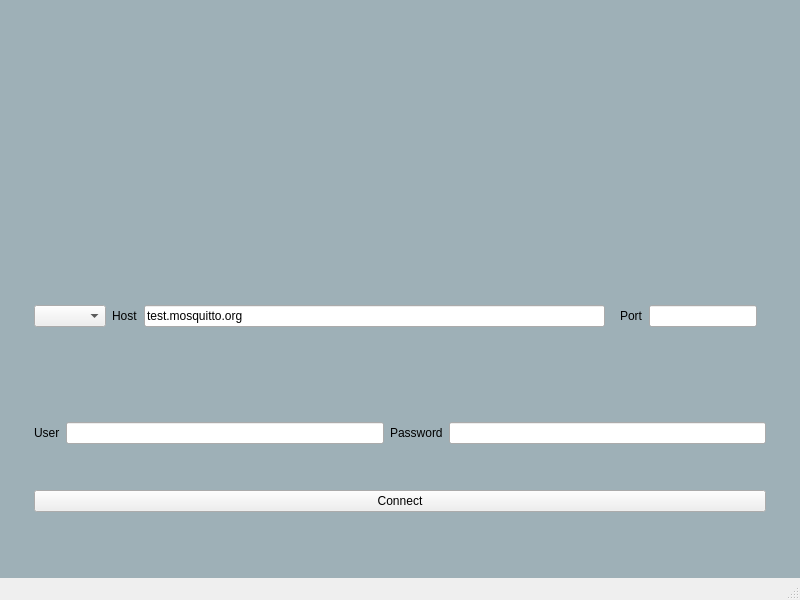
<?xml version="1.0" encoding="UTF-8"?>
<ui version="4.0">
 <class>Login</class>
 <widget class="QMainWindow" name="Login">
  <property name="geometry">
   <rect>
    <x>0</x>
    <y>0</y>
    <width>800</width>
    <height>600</height>
   </rect>
  </property>
  <property name="windowTitle">
   <string>MainWindow</string>
  </property>
  <property name="styleSheet">
   <string notr="true">#centralwidget {background: rgba(32, 80, 96, 100); }</string>
  </property>
  <widget class="QWidget" name="centralwidget">
   <layout class="QVBoxLayout" name="verticalLayout">
    <item>
     <spacer name="verticalSpacer_2">
      <property name="orientation">
       <enum>Qt::Vertical</enum>
      </property>
      <property name="sizeType">
       <enum>QSizePolicy::Fixed</enum>
      </property>
      <property name="sizeHint" stdset="0">
       <size>
        <width>20</width>
        <height>10</height>
       </size>
      </property>
     </spacer>
    </item>
    <item>
     <layout class="QHBoxLayout" name="horizontalLayout">
      <property name="leftMargin">
       <number>0</number>
      </property>
      <property name="topMargin">
       <number>0</number>
      </property>
      <item>
       <widget class="QLabel" name="logo">
        <property name="sizePolicy">
         <sizepolicy hsizetype="Fixed" vsizetype="Fixed">
          <horstretch>0</horstretch>
          <verstretch>0</verstretch>
         </sizepolicy>
        </property>
        <property name="minimumSize">
         <size>
          <width>600</width>
          <height>150</height>
         </size>
        </property>
        <property name="styleSheet">
         <string notr="true">border-image: url(:/images/mqtt-logo.png);
</string>
        </property>
        <property name="text">
         <string/>
        </property>
       </widget>
      </item>
     </layout>
    </item>
    <item>
     <spacer name="verticalSpacer_3">
      <property name="orientation">
       <enum>Qt::Vertical</enum>
      </property>
      <property name="sizeType">
       <enum>QSizePolicy::Fixed</enum>
      </property>
      <property name="sizeHint" stdset="0">
       <size>
        <width>20</width>
        <height>40</height>
       </size>
      </property>
     </spacer>
    </item>
    <item>
     <layout class="QHBoxLayout" name="horizontalLayout_2">
      <property name="topMargin">
       <number>0</number>
      </property>
      <item>
       <widget class="QWidget" name="loginForm" native="true">
        <property name="sizePolicy">
         <sizepolicy hsizetype="Fixed" vsizetype="Fixed">
          <horstretch>0</horstretch>
          <verstretch>0</verstretch>
         </sizepolicy>
        </property>
        <property name="minimumSize">
         <size>
          <width>750</width>
          <height>200</height>
         </size>
        </property>
        <layout class="QVBoxLayout" name="verticalLayout_2">
         <property name="topMargin">
          <number>1</number>
         </property>
         <property name="bottomMargin">
          <number>1</number>
         </property>
         <item>
          <layout class="QHBoxLayout" name="horizontalLayout_3">
           <item>
            <widget class="QComboBox" name="protocol"/>
           </item>
           <item>
            <widget class="QLabel" name="label">
             <property name="text">
              <string>Host</string>
             </property>
            </widget>
           </item>
           <item>
            <widget class="QLineEdit" name="host">
             <property name="text">
              <string>test.mosquitto.org</string>
             </property>
            </widget>
           </item>
           <item>
            <widget class="QWidget" name="horizontalWidget_4" native="true">
             <property name="sizePolicy">
              <sizepolicy hsizetype="Fixed" vsizetype="Fixed">
               <horstretch>0</horstretch>
               <verstretch>0</verstretch>
              </sizepolicy>
             </property>
             <property name="minimumSize">
              <size>
               <width>100</width>
               <height>200</height>
              </size>
             </property>
             <layout class="QHBoxLayout" name="horizontalLayout_5">
              <item>
               <widget class="QLabel" name="label_2">
                <property name="text">
                 <string>Port</string>
                </property>
               </widget>
              </item>
              <item>
               <widget class="QLineEdit" name="port"/>
              </item>
             </layout>
            </widget>
           </item>
          </layout>
         </item>
         <item>
          <layout class="QHBoxLayout" name="horizontalLayout_7">
           <item>
            <widget class="QLabel" name="label_3">
             <property name="text">
              <string>User</string>
             </property>
            </widget>
           </item>
           <item>
            <widget class="QLineEdit" name="user"/>
           </item>
           <item>
            <widget class="QLabel" name="label_4">
             <property name="text">
              <string>Password</string>
             </property>
            </widget>
           </item>
           <item>
            <widget class="QLineEdit" name="password"/>
           </item>
          </layout>
         </item>
         <item>
          <spacer name="verticalSpacer_4">
           <property name="orientation">
            <enum>Qt::Vertical</enum>
           </property>
           <property name="sizeHint" stdset="0">
            <size>
             <width>20</width>
             <height>40</height>
            </size>
           </property>
          </spacer>
         </item>
         <item>
          <widget class="QPushButton" name="connect">
           <property name="text">
            <string>Connect</string>
           </property>
          </widget>
         </item>
        </layout>
       </widget>
      </item>
     </layout>
    </item>
    <item>
     <spacer name="verticalSpacer">
      <property name="orientation">
       <enum>Qt::Vertical</enum>
      </property>
      <property name="sizeHint" stdset="0">
       <size>
        <width>20</width>
        <height>40</height>
       </size>
      </property>
     </spacer>
    </item>
   </layout>
  </widget>
  <widget class="QMenuBar" name="menubar">
   <property name="geometry">
    <rect>
     <x>0</x>
     <y>0</y>
     <width>800</width>
     <height>24</height>
    </rect>
   </property>
  </widget>
  <widget class="QStatusBar" name="statusbar"/>
 </widget>
 <resources/>
 <connections/>
</ui>
